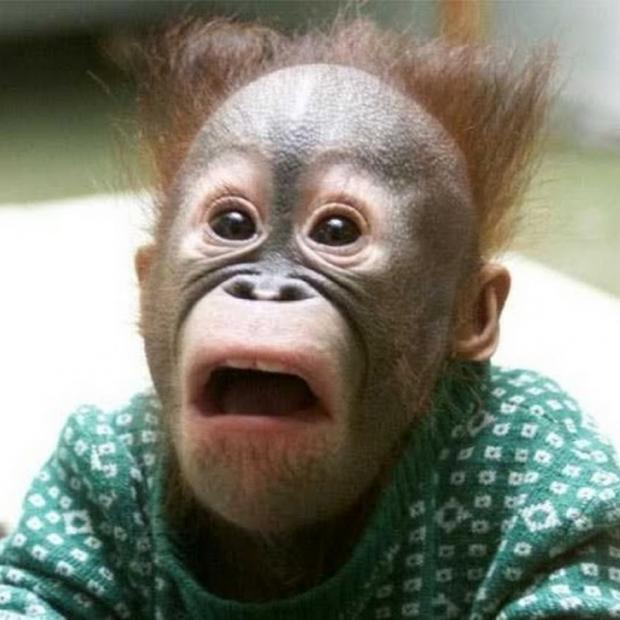
#> input picture Image-Processing/Data/shocked_monkey.jpg, 620 x 620 px, found by its file name
$ jupyter execute --allow-errors irembatigun.ipynb   (shell and % lines are left out)   (older library calls are emulated)
#> lines starting #> are read from the running program, lines starting #| are printed output that depends on the picture; after the words box and inside, x2 and y2 are one past the last pixel; in counts of white or black regions, pixels touching at a corner belong together
[cell 1]
import cv2
import numpy as np
import matplotlib.pyplot as plt

[cell 2]
monkey_image = cv2.imread("C:/Users/iremb/Desktop/AIteam/shocked_monkey.jpg")
#> monkey_image is the input picture: shape (620, 620, 3); mean B, G, R 115.3, 128.2, 127.9
plt.imshow(monkey_image)

[cell 3]
monkey_rgb = cv2.cvtColor(monkey_image, cv2.COLOR_BGR2RGB)
plt.imshow(monkey_rgb)

[cell 4]
monkey_arr = np.asarray(monkey_rgb)
blue_monkey = monkey_rgb.copy()
blue_monkey[:, :, 0]=0
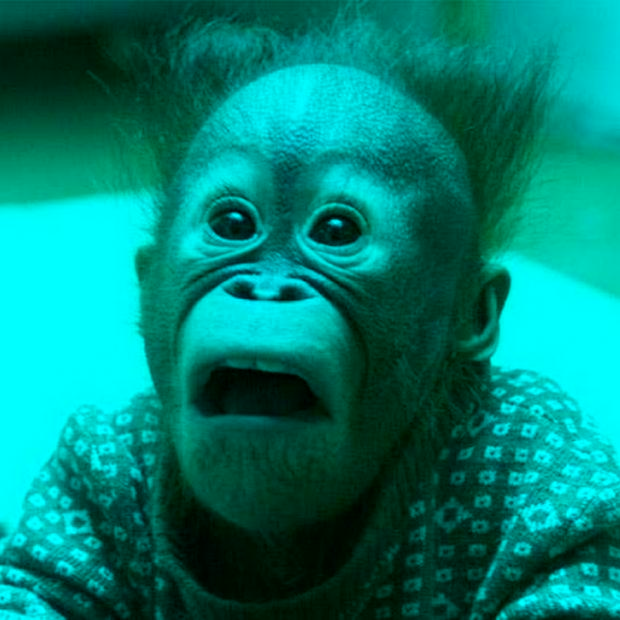
#> blue_monkey: shape (620, 620, 3); mean R, G, B 0, 128.2, 115.3
blue_monkey[:, :, 1]=0
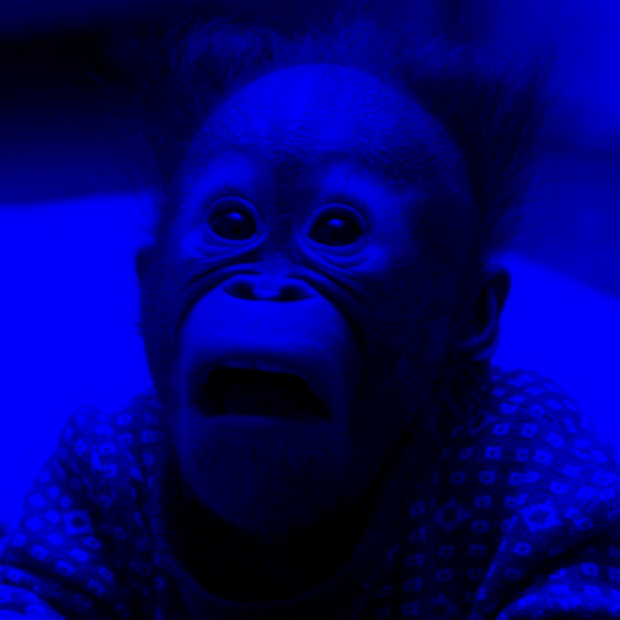
#> blue_monkey: shape (620, 620, 3); mean R, G, B 0, 0, 115.3
plt.imshow(blue_monkey)

[cell 5]
shocked_guy = cv2.imread("C:/Users/iremb/Desktop/AIteam/shocked_guy.png")
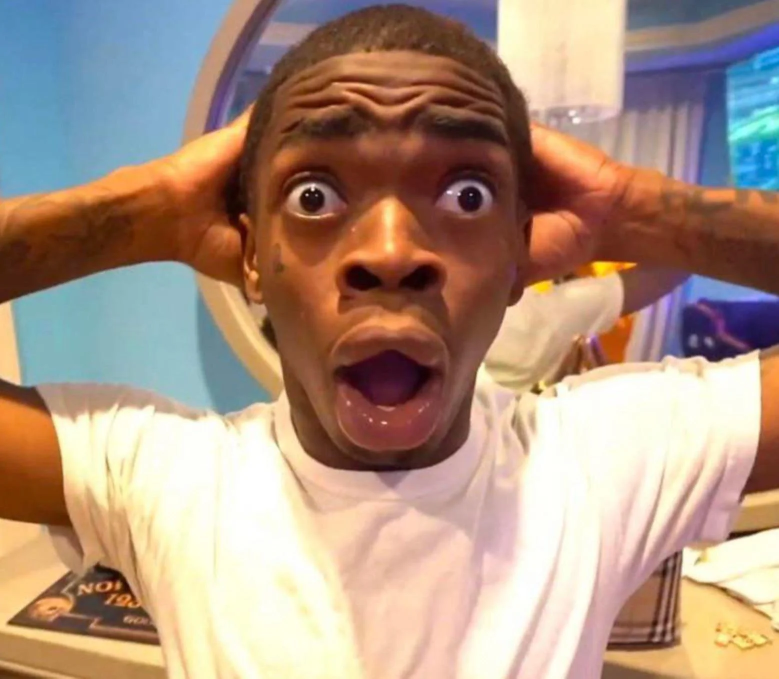
#> input picture Image-Processing/Data/shocked_guy.png, 1558 x 1357 px, found by its file name (shown at 1/2 size)
#> shocked_guy is the input picture: shape (1357, 1558, 3); mean B, G, R 129.9, 147.4, 173.3
guy_rgb = cv2.cvtColor(shocked_guy, cv2.COLOR_BGR2RGB)
plt.imshow(guy_rgb)

[cell 6]
flipped_img = guy_rgb.copy()
flipped_img =  cv2.flip(flipped_img,0)
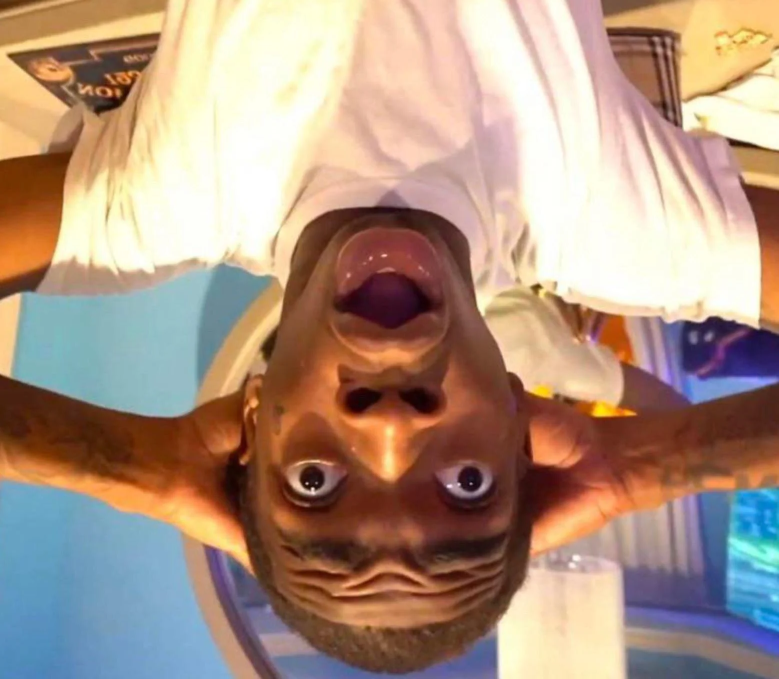
#> flipped_img: shape (1357, 1558, 3) (shown at 1/2 size); mean R, G, B 173.3, 147.4, 129.9
plt.imshow(flipped_img)

[cell 7]
guy_rgb = cv2.cvtColor(shocked_guy, cv2.COLOR_BGR2RGB)
new_guy_img = guy_rgb.copy()
pt1 = (500,190)
pt2 = (1050,950)
cv2.rectangle(new_guy_img, pt1=pt1, pt2=pt2, color=(255,0,0),thickness=10)
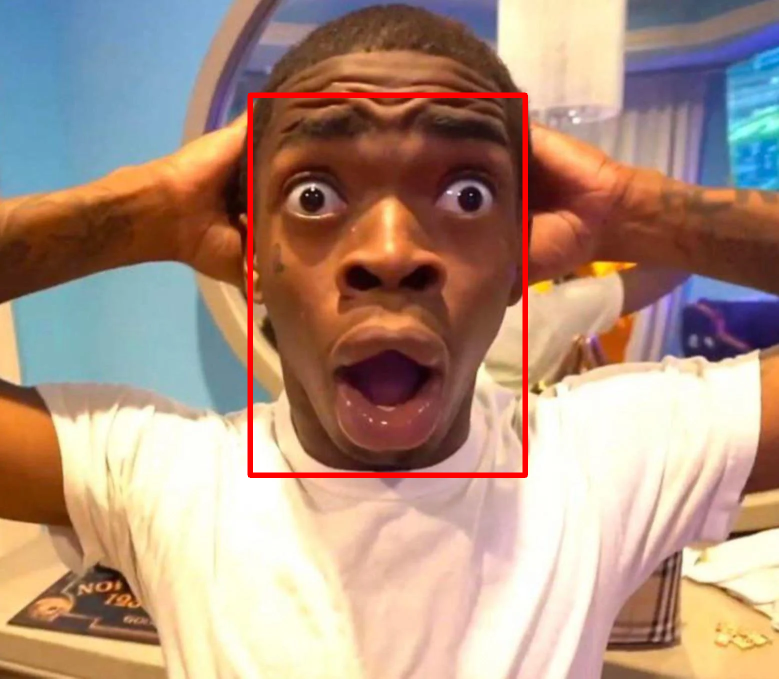
#> new_guy_img: shape (1357, 1558, 3) (shown at 1/2 size); mean R, G, B 174.5, 145.7, 128.6
plt.imshow(new_guy_img)

[cell 8]
shocked_cat = cv2.imread("C:/Users/iremb/Desktop/AIteam/shocked_cat.jpg")
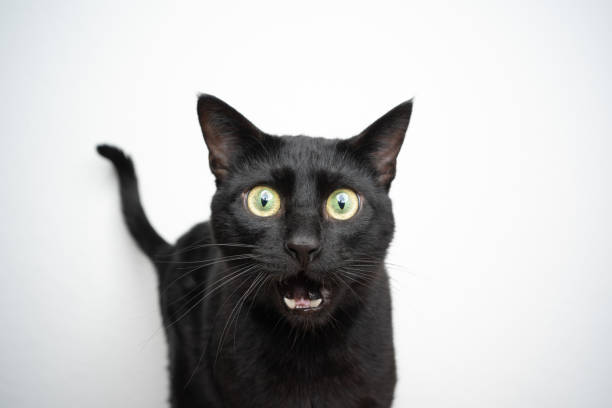
#> input picture Image-Processing/Data/shocked_cat.jpg, 612 x 408 px, found by its file name
#> shocked_cat is the input picture: shape (408, 612, 3); mean B, G, R 192.3, 192.1, 192
cat_rgb = cv2.cvtColor(shocked_cat, cv2.COLOR_BGR2GRAY)
plt.imshow(cat_rgb, cmap='gray')

[cell 9]
ret,thresh1 = cv2.threshold(cat_rgb,127,255,cv2.THRESH_BINARY)
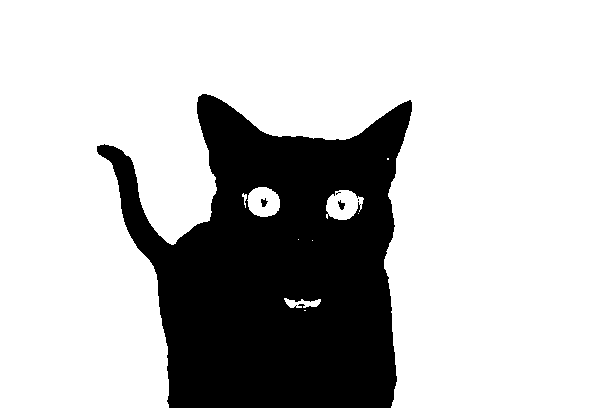
#> thresh1: shape (408, 612); 75.5% white; 5 black regions (2 under 20 px), largest, box (x1, y1, x2, y2) and area: (97, 94, 412, 408) 61150, (338, 200, 345, 210) 40, (261, 198, 268, 207) 38
plt.imshow(thresh1, cmap='gray')
